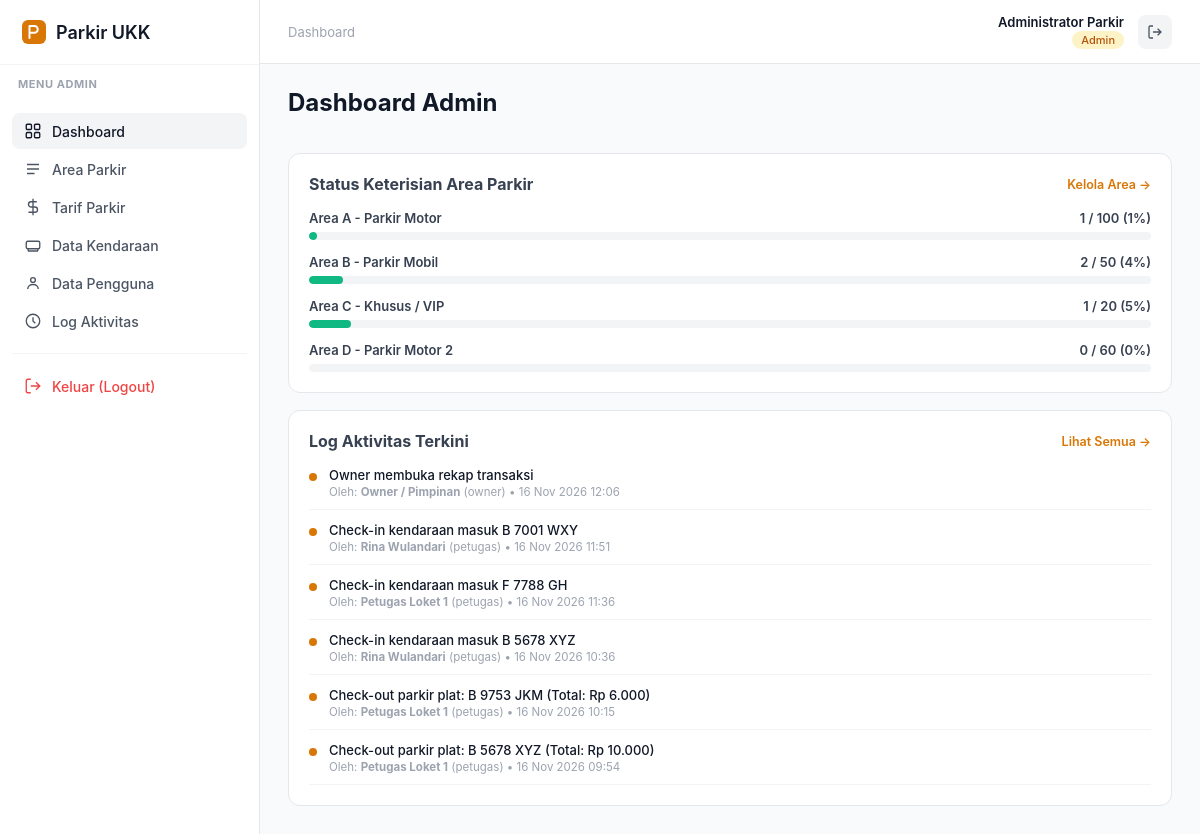
Screenshot of /index.php?c=admin&a=dashboard (signed in) with the database file from the repository.
### tables this page shows
CREATE TABLE IF NOT EXISTS tb_area_parkir (
    id_area INT(11) AUTO_INCREMENT PRIMARY KEY,
    nama_area VARCHAR(50) NOT NULL,
    kapasitas INT(5) NOT NULL DEFAULT 0,
    terisi INT(5) NOT NULL DEFAULT 0
);

CREATE TABLE IF NOT EXISTS tb_log_aktivitas (
    id_log INT(11) AUTO_INCREMENT PRIMARY KEY,
    id_user INT(11) NOT NULL,
    aktivitas VARCHAR(100) NOT NULL,
    waktu_aktivitas DATETIME NOT NULL,
    CONSTRAINT fk_log_user FOREIGN KEY (id_user) 
        REFERENCES tb_user (id_user) ON DELETE CASCADE ON UPDATE CASCADE
);

CREATE TABLE IF NOT EXISTS tb_user (
    id_user INT(11) AUTO_INCREMENT PRIMARY KEY,
    nama_lengkap VARCHAR(50) NOT NULL,
    username VARCHAR(50) NOT NULL UNIQUE,
    password VARCHAR(255) NOT NULL,
    role ENUM('admin', 'petugas', 'owner') NOT NULL DEFAULT 'petugas',
    status_aktif TINYINT(1) NOT NULL DEFAULT 1
);

### Controllers/BaseController.php (called while the page is built, shortened)
<?php
abstract class BaseController {
    private $models = [];
    protected function model($nama) {
        if (!isset($this->models[$nama])) {
            $this->models[$nama] = new $nama();
        }
        return $this->models[$nama];
    }
    protected function render($view, $data = []) {
        extract($data);
        require __DIR__ . '/../view/' . $view . '.php';
    }
    protected function halaman($view, $pageTitle, $activeMenu, array $breadcrumbs, array $data = []) {
        $this->render($view, array_merge($data, compact('pageTitle', 'activeMenu', 'breadcrumbs')));
    }
}

### Controllers/AdminController.php (called while the page is built, shortened)
<?php
require_once __DIR__ . '/BaseController.php';
class AdminController extends BaseController {
    public function dashboard() {
        $areas      = $this->model('m_area')->getAll('', 10);
        $recentLogs = $this->model('m_log')->getRecent(6);
        $this->halaman('dashboard_admin', 'Dashboard Admin', 'dashboard',
            [['label' => 'Dashboard']],
            compact('areas', 'recentLogs'));
    }
}

### index.php (called while the page is built, shortened)
<?php
$action     = strtolower(trim($_GET['a'] ?? ''));
$objek = new $namaClass();
$objek->$action();

### model/m_koneksi.php (called while the page is built)
<?php
class Koneksi {
    private $host = "localhost";
    private $user = "root";
    private $db   = "parkir";
    private $pass = "";
    private $koneksi = null;
    public function __construct() {
        $sambungan = @mysqli_connect($this->host, $this->user, $this->pass, $this->db);
        if ($sambungan) {
            mysqli_set_charset($sambungan, "utf8mb4");
            mysqli_query($sambungan, "SET time_zone = '+07:00'");
            $this->koneksi = $sambungan;
        }
    }
    public function getKoneksi() {
        return $this->koneksi;
    }
}

### model/m_area.php (called while the page is built, shortened)
<?php
require_once __DIR__ . '/m_base.php';
class m_area extends m_base {
    private function whereCari($search) {
        if (empty($search)) {
            return '';
        }
        $cari = $this->esc("%" . $search . "%");
        return $this->buatWhere(["(nama_area LIKE '$cari' OR id_area LIKE '$cari')"]);
    }
    public function getAll($search = '', $limit = 50, $offset = 0) {
        return $this->ambilSemua("SELECT * FROM tb_area_parkir" . $this->whereCari($search)
                               . " ORDER BY id_area ASC" . $this->buatLimit($limit, $offset));
    }
}

### model/m_base.php (called while the page is built, shortened)
<?php
require_once __DIR__ . '/m_koneksi.php';
abstract class m_base {
    protected $conn;
    public function __construct() {
        $this->conn = (new Koneksi())->getKoneksi();
    }
    protected function ambilSemua($sql) {
        $hasil = mysqli_query($this->conn, $sql);
        $data  = [];
        while ($hasil && $baris = mysqli_fetch_assoc($hasil)) {
            $data[] = $baris;
        }
        return $data;
    }
    protected function buatLimit($limit, $offset) {
        return ' LIMIT ' . (int)$limit . ' OFFSET ' . (int)$offset;
    }
}

### model/m_log.php (called while the page is built, shortened)
<?php
require_once __DIR__ . '/m_base.php';
class m_log extends m_base {
    public function getAll($limit = 50, $offset = 0) {
        return $this->ambilSemua("SELECT l.*, u.nama_lengkap, u.username, u.role
                                  FROM tb_log_aktivitas l
                                  LEFT JOIN tb_user u ON l.id_user = u.id_user
                                  ORDER BY l.id_log DESC" . $this->buatLimit($limit, $offset));
    }
    public function getRecent($limit = 8) {
        return $this->getAll($limit, 0);
    }
}

### view/dashboard_admin.php (the view, shortened to what this page needs)
<?php
require __DIR__ . '/template/header.php';
?>
<div class="fi-page-header">
    <div>
        <h1 class="fi-page-title">Dashboard Admin</h1>
    </div>
</div>
    <div class="fi-card" style="padding: 20px;">
        <div style="display: flex; justify-content: space-between; align-items: center; margin-bottom: 16px;">
            <h2 style="font-size: 16px; font-weight: 700; margin: 0;">Status Keterisian Area Parkir</h2>
            <a href="index.php?c=admin&a=area" style="font-size: 12.5px; color: var(--fi-primary); font-weight: 600;">Kelola Area &rarr;</a>
        </div>
        <div style="display: flex; flex-direction: column; gap: 14px;">
            <?php foreach ($areas as $area):
                $persen = $area['kapasitas'] > 0 ? round(($area['terisi'] / $area['kapasitas']) * 100) : 0;
                $barColor = $persen >= 90 ? '#ef4444' : ($persen >= 70 ? '#f59e0b' : '#10b981');
            ?>
                <div>
                    <div style="display: flex; justify-content: space-between; font-size: 13px; font-weight: 600; margin-bottom: 6px;">
                        <span><?= htmlspecialchars($area['nama_area']) ?></span>
                        <span><?= $area['terisi'] ?> / <?= $area['kapasitas'] ?> (<?= $persen ?>%)</span>
                    </div>
                    <div style="background: var(--fi-gray-100); border-radius: 999px; height: 8px; overflow: hidden;">
                        <div style="background: <?= $barColor ?>; width: <?= min(100, $persen) ?>%; height: 100%; border-radius: 999px; transition: width .3s;"></div>
                    </div>
                </div>
            <?php endforeach; ?>
        </div>
    </div>
<br>
    <div class="fi-card" style="padding: 20px;">
        <div style="display: flex; justify-content: space-between; align-items: center; margin-bottom: 16px;">
            <h2 style="font-size: 16px; font-weight: 700; margin: 0;">Log Aktivitas Terkini</h2>
            <a href="index.php?c=admin&a=log" style="font-size: 12.5px; color: var(--fi-primary); font-weight: 600;">Lihat Semua &rarr;</a>
        </div>
        <div style="display: flex; flex-direction: column; gap: 12px;">
            <?php foreach ($recentLogs as $log): ?>
                <div style="display: flex; align-items: flex-start; gap: 12px; padding-bottom: 10px; border-bottom: 1px solid var(--fi-gray-100);">
                    <div style="width: 8px; height: 8px; border-radius: 50%; background: var(--fi-primary); margin-top: 6px; flex-shrink: 0;"></div>
                    <div style="flex: 1;">
                        <div style="font-size: 13px; color: var(--fi-gray-900); font-weight: 500;">
                            <?= htmlspecialchars($log['aktivitas']) ?>
                        </div>
                        <div style="font-size: 11.5px; color: var(--fi-gray-400); margin-top: 2px;">
                            Oleh: <strong><?= htmlspecialchars($log['nama_lengkap'] ?? 'Sistem') ?></strong> (<?= htmlspecialchars($log['role'] ?? '-') ?>) &bull; <?= date('d M Y H:i', strtotime($log['waktu_aktivitas'])) ?>
                        </div>
                    </div>
                </div>
            <?php endforeach; ?>
        </div>
    </div>
</div>
<?php require __DIR__ . '/template/footer.php'; ?>

### view/template/header.php (shortened to what this page needs)
<?php
$currentUser = $_SESSION['data'] ?? null;
$userRole    = $currentUser['role'] ?? '';
$userName    = $currentUser['nama_lengkap'] ?? 'Tamu';
$activeMenu  = $activeMenu ?? '';
$breadcrumbs = $breadcrumbs ?? [];
?>
<!DOCTYPE html>
<html lang="id">
<head>
<link rel="stylesheet" id="fi-stylesheet" href="view/template/style.css">
</head>
<body>
<div class="fi-shell">
    <aside class="fi-sidebar" id="fiSidebar">
        <div class="fi-sidebar-brand">
            <svg width="24" height="24" viewBox="0 0 32 32" fill="none">
                <rect width="32" height="32" rx="8" fill="#d97706"/>
                <path d="M10 24V8h6.5a4.5 4.5 0 0 1 0 9H10" stroke="#ffffff" stroke-width="2.6" stroke-linecap="round" stroke-linejoin="round"/>
            </svg>
            <span>Parkir UKK</span>
        </div>
        <div style="padding: 12px 18px 6px; font-size: 11px; text-transform: uppercase; font-weight: 700; letter-spacing: .05em; color: var(--fi-gray-400);">
            Menu <?= strtoupper($userRole ?: 'Utama') ?>
        </div>
        <nav class="fi-nav">
            <?php if ($userRole === 'admin'): ?>
                <a href="index.php?c=admin&a=dashboard" class="fi-nav-item <?= $activeMenu === 'dashboard' ? 'is-active' : '' ?>">
                    <svg viewBox="0 0 24 24" fill="none" stroke="currentColor" stroke-width="1.8"><rect x="3" y="3" width="7" height="7" rx="1.5"/><rect x="14" y="3" width="7" height="7" rx="1.5"/><rect x="3" y="14" width="7" height="7" rx="1.5"/><rect x="14" y="14" width="7" height="7" rx="1.5"/></svg>
                    Dashboard
                </a>
                <a href="index.php?c=admin&a=area" class="fi-nav-item <?= $activeMenu === 'parking-areas' ? 'is-active' : '' ?>">
                    <svg viewBox="0 0 24 24" fill="none" stroke="currentColor" stroke-width="1.8"><path d="M4 6h16M4 12h16M4 18h10"/></svg>
                    Area Parkir
                </a>
                <a href="index.php?c=admin&a=tarif" class="fi-nav-item <?= $activeMenu === 'tarif' ? 'is-active' : '' ?>">
                    <svg viewBox="0 0 24 24" fill="none" stroke="currentColor" stroke-width="1.8"><path d="M12 1v22M17 5H9.5a3.5 3.5 0 0 0 0 7h5a3.5 3.5 0 0 1 0 7H6"/></svg>
                    Tarif Parkir
                </a>
                <a href="index.php?c=admin&a=kendaraan" class="fi-nav-item <?= $activeMenu === 'kendaraan' ? 'is-active' : '' ?>">
                    <svg viewBox="0 0 24 24" fill="none" stroke="currentColor" stroke-width="1.8"><path d="M5 17h14M5 17a2 2 0 0 1-2-2V9a2 2 0 0 1 2-2h14a2 2 0 0 1 2 2v6a2 2 0 0 1-2 2M5 17l1 3h12l1-3"/></svg>
                    Data Kendaraan
                </a>
                <a href="index.php?c=admin&a=pengguna" class="fi-nav-item <?= $activeMenu === 'users' ? 'is-active' : '' ?>">
                    <svg viewBox="0 0 24 24" fill="none" stroke="currentColor" stroke-width="1.8"><circle cx="12" cy="8" r="3.2"/><path d="M5 20c0-3.5 3-6 7-6s7 2.5 7 6"/></svg>
                    Data Pengguna
                </a>
                <a href="index.php?c=admin&a=log" class="fi-nav-item <?= $activeMenu === 'log' ? 'is-active' : '' ?>">
                    <svg viewBox="0 0 24 24" fill="none" stroke="currentColor" stroke-width="1.8"><circle cx="12" cy="12" r="9"/><path d="M12 7v5l3 3"/></svg>
                    Log Aktivitas
                </a>
            <?php endif; ?>
            <hr style="border: 0; border-top: 1px solid var(--fi-gray-100); margin: 12px 0;">
            <a href="index.php?c=auth&a=logout" class="fi-nav-item" style="color: #ef4444;" onclick="return confirm('Apakah Anda yakin ingin keluar dari sistem?')">
                <svg viewBox="0 0 24 24" fill="none" stroke="currentColor" stroke-width="1.8"><path d="M9 21H5a2 2 0 0 1-2-2V5a2 2 0 0 1 2-2h4M16 17l5-5-5-5M21 12H9"/></svg>
                Keluar (Logout)
            </a>
        </nav>
    </aside>
    <div class="fi-main">
        <header class="fi-topbar">
            <div class="fi-topbar-left">
            <div class="fi-breadcrumbs">
                <?php foreach ($breadcrumbs as $i => $crumb): ?>
                    <?php if (!empty($crumb['url'])): ?>
                        <a href="<?= htmlspecialchars($crumb['url']) ?>"><?= htmlspecialchars($crumb['label']) ?></a>
                    <?php else: ?>
                        <span><?= htmlspecialchars($crumb['label']) ?></span>
                    <?php endif; ?>
                <?php endforeach; ?>
            </div>
            </div>
            <div class="fi-topbar-user" style="display: flex; align-items: center; gap: 14px;">
                <div style="text-align: right;">
                    <div class="fi-topbar-name" style="font-weight: 600; font-size: 13px; color: var(--fi-gray-900);"><?= htmlspecialchars($userName) ?></div>
                    <span class="fi-badge" style="text-transform: capitalize; background: #fef3c7; color: #b45309; font-size: 11px;">
                        <?= htmlspecialchars($userRole ?: 'Guest') ?>
                    </span>
                </div>
                <a href="index.php?c=auth&a=logout" title="Keluar" onclick="return confirm('Keluar dari sistem?')" style="display:inline-flex; align-items:center; justify-content:center; width:34px; height:34px; border-radius:8px; background:var(--fi-gray-100); color:var(--fi-gray-600);">
                    <svg width="16" height="16" viewBox="0 0 24 24" fill="none" stroke="currentColor" stroke-width="2"><path d="M9 21H5a2 2 0 0 1-2-2V5a2 2 0 0 1 2-2h4M16 17l5-5-5-5M21 12H9"/></svg>
                </a>
            </div>
        </header>
        <main class="fi-page">

### view/template/footer.php (shortened to what this page needs)
    </div>
</body>
</html>

### view/template/style.css (style rules this page uses)
:root { --fi-primary: #d97706; --fi-primary-light: #fef3c7; --fi-success: #16a34a; --fi-gray-25: #fcfcfd; --fi-gray-50: #f9fafb; --fi-gray-100: #f3f4f6; --fi-gray-200: #e5e7eb; --fi-gray-300: #d1d5db; --fi-gray-400: #9ca3af; --fi-gray-500: #6b7280; --fi-gray-600: #4b5563; --fi-gray-700: #374151; --fi-gray-900: #111827; --sidebar-width: 260px; }
* { box-sizing: border-box; }
body { margin: 0; font-family: "Inter", -apple-system, BlinkMacSystemFont, "Segoe UI", sans-serif; background: var(--fi-gray-50); color: var(--fi-gray-700); font-size: 14px; }
a { text-decoration: none; color: inherit; }
.fi-shell { display: flex; min-height: 100vh; }
.fi-sidebar { width: var(--sidebar-width); background: #fff; border-right: 1px solid var(--fi-gray-200); flex-shrink: 0; display: flex; flex-direction: column; }
.fi-sidebar-brand { display: flex; align-items: center; gap: 10px; padding: 20px 22px; font-size: 18px; font-weight: 600; color: var(--fi-gray-900); border-bottom: 1px solid var(--fi-gray-100); }
.fi-sidebar-brand svg { flex-shrink: 0; }
.fi-nav { padding: 16px 12px; display: flex; flex-direction: column; gap: 2px; }
.fi-nav-item { display: flex; align-items: center; gap: 10px; padding: 9px 12px; border-radius: 8px; color: var(--fi-gray-600); font-weight: 500; transition: background .12s ease, color .12s ease; }
.fi-nav-item svg { width: 18px; height: 18px; flex-shrink: 0; }
.fi-nav-item.is-active { background: var(--fi-gray-100); color: var(--fi-gray-900); }
.fi-main { flex: 1; min-width: 0; display: flex; flex-direction: column; }
.fi-topbar { display: flex; align-items: center; justify-content: space-between; padding: 14px 28px; background: #fff; border-bottom: 1px solid var(--fi-gray-200); }
.fi-breadcrumbs { font-size: 13px; color: var(--fi-gray-400); display: flex; align-items: center; gap: 6px; }
.fi-page { padding: 24px 28px 40px; flex: 1; }
.fi-page-header { display: flex; align-items: center; justify-content: space-between; margin-bottom: 18px; gap: 16px; flex-wrap: wrap; }
.fi-page-title { font-size: 24px; font-weight: 700; color: var(--fi-gray-900); margin: 0; }
.fi-card { background: #fff; border: 1px solid var(--fi-gray-200); border-radius: 12px; overflow: hidden; }
.fi-badge { display: inline-flex; padding: 2px 9px; border-radius: 999px; font-size: 12px; font-weight: 500; background: var(--fi-gray-100); color: var(--fi-gray-600); }
.fi-topbar-left { display: flex; align-items: center; gap: 12px; min-width: 0; }
.fi-topbar-user { flex-shrink: 0; }

### rows the page displays
tb_area_parkir: nama_area "Area A - Parkir Motor", terisi "1", kapasitas "100"
tb_area_parkir: nama_area "Area B - Parkir Mobil", terisi "2", kapasitas "50", persen "4"
tb_area_parkir: nama_area "Area C - Khusus / VIP", terisi "1", kapasitas "20", persen "5"
tb_area_parkir: nama_area "Area D - Parkir Motor 2", terisi "0", kapasitas "60"
tb_log_aktivitas: aktivitas "Owner membuka rekap transaksi", id_user.nama_lengkap "Owner / Pimpinan", id_user.role "owner", waktu_aktivitas "16 Nov 2026 12:06"
tb_log_aktivitas: aktivitas "Check-in kendaraan masuk B 7001 WXY", id_user.nama_lengkap "Rina Wulandari", id_user.role "petugas", waktu_aktivitas "16 Nov 2026 11:51"
tb_log_aktivitas: aktivitas "Check-in kendaraan masuk F 7788 GH", id_user.nama_lengkap "Petugas Loket 1", id_user.role "petugas", waktu_aktivitas "16 Nov 2026 11:36"
tb_log_aktivitas: aktivitas "Check-in kendaraan masuk B 5678 XYZ", id_user.nama_lengkap "Rina Wulandari", id_user.role "petugas", waktu_aktivitas "16 Nov 2026 10:36"
tb_log_aktivitas: aktivitas "Check-out parkir plat: B 9753 JKM (Total: Rp 6.000)", id_user.nama_lengkap "Petugas Loket 1", id_user.role "petugas", waktu_aktivitas "16 Nov 2026 10:15"
tb_log_aktivitas: aktivitas "Check-out parkir plat: B 5678 XYZ (Total: Rp 10.000)", id_user.nama_lengkap "Petugas Loket 1", id_user.role "petugas", waktu_aktivitas "16 Nov 2026 09:54"

### other values shown
$userRole ?: 'Utama' "ADMIN"
$crumb['label'] "Dashboard"
$userName "Administrator Parkir"
$userRole ?: 'Guest' "Admin"
